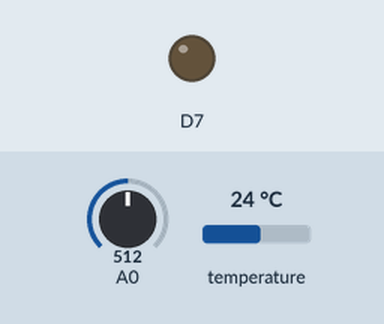
A sketch run on a simulated Arduino MKR. Shown: output pins drawn as LEDs (lit = HIGH). Inputs (shaded band) come from the test bench; at power-on: A0 = 512, temperature 24 °C (analog values on the 0–1023 scale). WiFi joins after 1.5 s; servers stay silent unless stated; the local clock reads 2024-03-15 10:24:30 at power-on unless the sketch sets it; what the sketch prints to the serial monitor is not drawn.

Above: at 12.0 s.
At 28.0 s:
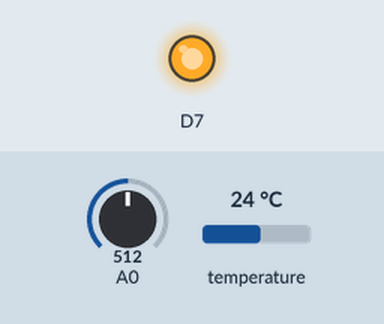
Timing chart, 0 to 31.0 s (numbered marks = the images above):
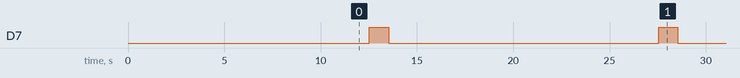

Measured:
- by itself, D7: alternates HIGH for 1.0 s and LOW for 14.0 s

The sketch:

pool_monitor.ino
```cpp
/******************************************************************************/
/* Project:     Pool Monitor                                           	      */
/*                                                                            */
/* FileName:    pool_monitor.ino                                              */
/*                                                                            */
/* Author:      Michael Bester                                                */
/*                                                                            */
/* Overview:    This module contains both the arduino setup() and loop()      */
/*				functions.													  */
/*                                                                            */
/* Notes:                                                                     */
/*                                                                            */
/******************************************************************************/

/****************************** Definitions ***********************************/
//#define NO_COMP									 /* No compensation flag. */
#define ADC_PIN		0					     	/* ADC pin number to read ph. */
#define AVG_COUNT	10					   /* Number of measurements to take. */

/***************************** Include Files **********************************/
#include <WiFiSSLClient.h>
#include <WiFiServer.h>
#include <WiFiClient.h>
#include <WiFi101.h>
#include <WiFiUdp.h>
#include <Wire.h>
#include "temp_sensor.h"
#include "init.h"
#include "adc.h"
#include <RTCZero.h>

/******************************************************************************/
/* Function:    void setup()	                 	                          */
/*                                                                            */
/* Inputs:      None.                                                         */
/*                                                                            */
/* Outputs:     None.                                                         */
/*                                                                            */
/* Description: The setup() function is called when a sketch starts. Use it   */
/*				to initialize variables, pin modes, start using libraries,    */
/*				etc. The setup function will only run once, after each		  */
/*				powerup or reset of the Arduino board.		                  */
/*                                                                            */
/* Author:      Michael Bester                                                */
/*                                                                            */
/* Notes:       This function calls device specific device dependent init	  */
/*				functions.          										  */
/*                                                                            */
/******************************************************************************/
void setup()
{
	Init();									   /* Initialize microcontroller. */
	pinMode(7, OUTPUT);
	digitalWrite(7, LOW);
}

void loop()
{
	uint8_t whole_digit, fraction;
	static char ph_str[32];
	static char temp_str[32];
	static char rssi_str[32];
	static char msg_cnt_str[32];
	static long rssi;
	static float ph;
	static uint16_t raw_adc;
	static float temp_f;
	static float temp_c;
	static uint32_t cycle_count = 0;


	if (cycle_count % 12 == 0)
	{
		temp_f = Read_Temperature();
		temp_c = (5.0 / 9.0)*(temp_f - 32.0);

		digitalWrite(7, HIGH);
		delay(1000);
		raw_adc = ADC_Get_Measurement(ADC_PIN, AVG_COUNT);
		digitalWrite(7, LOW);

		ph = 7.0 - ((2.5 - (float)((raw_adc / 1024.0)*3.3)) / (0.257179 + (0.000941468*temp_c)));

#ifdef DEBUG
		rssi = WiFi.RSSI();										 /* Get the RSSI. */
		sprintf(rssi_str, "RSSI Value: %d\n", rssi);
#endif

		temp_f = Read_Temperature();						 /* Read temperature. */
		temp_f *= 10;
		temp_c *= 10;

		whole_digit = (int)temp_c / 10;				/* Create temperature string. */
		fraction = temp_c - (float)(whole_digit * 10.0);
		sprintf(temp_str, "Temperature: %d.%dC\n", whole_digit, fraction);

		ph = ph * 10;										 /* Create PH string. */
		whole_digit = (int)ph / 10;
		fraction = ph - (float)(whole_digit * 10);
		sprintf(ph_str, "PH:  %d.%d\n", whole_digit, fraction);
	}

	cycle_count++;

#ifdef DEBUG
	sprintf(msg_cnt_str, "Message Count: %d\n", cycle_count);
#endif

	Udp.beginPacket((const char*)"255.255.255.255", UDP_PORT);
	Udp.write(ph_str);							/* Send data out the network. */
	Udp.write(temp_str);

#ifdef DEBUG
	Udp.write(rssi_str);
	Udp.write(msg_cnt_str);
#endif

	Udp.endPacket();
	delay(1000);

#ifdef DEBUG
	Serial.print(ph_str);
	Serial.print(temp_str);
	Serial.print(rssi_str);
	Serial.print(msg_cnt_str);
#endif

	rtc.setTime(0, 0, 0);
	rtc.enableAlarm(rtc.MATCH_SS);
	rtc.standbyMode();
}

void alarmMatch(void)
{

}
```

adc.cpp
```cpp
/******************************************************************************/
/* Project:     Pool Monitor                                           	      */
/*                                                                            */
/* FileName:    adc.cpp			                                              */
/*                                                                            */
/* Author:      Michael Bester                                                */
/*                                                                            */
/* Overview:    This module contains the analog to digital converter code.    */
/*				functions.													  */
/*                                                                            */
/* Notes:                                                                     */
/*                                                                            */
/******************************************************************************/

/***************************** Include Files **********************************/
#include <wiring_analog.h>
#include "adc.h"

/******************************************************************************/
/* Function:    uint16_t ADC_Get_Measurement(uint8_t pin, uint16_t avg_cnt)   */
/*                                                                            */
/* Inputs:      pin:		Analog pin to take reading.                       */
/*				avg_cnt:	Number of samples to average.					  */
/*                                                                            */
/* Outputs:     Computed AtoD average read value.                             */
/*                                                                            */
/* Description: This function will average a given number of atod samples and */
/*				return it's result.											  */
/*                                                                            */
/* Author:      Michael Bester                                                */
/*                                                                            */
/* Notes:																	  */
/*                                                                            */
/******************************************************************************/
uint16_t ADC_Get_Measurement(uint8_t pin, uint16_t avg_cnt)
{
	uint32_t val = 0;
	uint16_t i, result;

	for (i = 0; i < avg_cnt; i++)    /* Get specified number of measurements. */
	{
		val += analogRead(pin);	      /* Get ADC measurement of selected pin. */
	}

	result = (val / avg_cnt);					    /* Compute average value. */

	return (result);
}
```

adc.h
```cpp
/******************************************************************************/
/* Project:     Pool Monitor                                                  */
/*                                                                            */
/* FileName:    adc.h         					                              */
/*                                                                            */
/* Author:      Michael Bester                                                */
/*                                                                            */
/* Overview:    This module contains the function proto-types, global vars,   */
/*              and definitions used in the adc.c module.                     */
/*                                                                            */
/* Notes:                                                                     */
/*                                                                            */
/******************************************************************************/
#ifndef _ADC_
#define _ADC_

/*************************** Function Proto-types *****************************/
uint16_t ADC_Get_Measurement(uint8_t chan, uint16_t avg_cnt);

#endif
```

init.h
```cpp
/******************************************************************************/
/* Project:     Pool Monitor                                                  */
/*                                                                            */
/* FileName:    init.h         					                              */
/*                                                                            */
/* Author:      Michael Bester                                                */
/*                                                                            */
/* Overview:    This module contains the function proto-types, global vars,   */
/*              and definitions used in the init.c module.                    */
/*                                                                            */
/* Notes:                                                                     */
/*                                                                            */
/******************************************************************************/
#ifndef _INIT_
#define _INIT_

#include <WiFiUdp.h>
#include "OneWire.h"
#include <RTCZero.h>

/****************************** External Variables ****************************/
extern WiFiUDP Udp;
extern OneWire temp_sensor;
extern uint8_t temp_sensor_addr[8];
extern RTCZero rtc;

/******************************** Definitions *********************************/
#define WIFI_SSID				"belkin.cac"
#define WIFI_PASSWORD			"9e2b49cc"
#define UDP_PORT				2390

/*************************** Function Proto-types *****************************/
void Init(void);
void Init_Wifi(void);
void Init_UDP(void);
void Init_Temp_Sensor(void);
void Init_RTC(void);

#endif
```

temp_sensor.h
```cpp
/******************************************************************************/
/* Project:     Pool Monitor                                                  */
/*                                                                            */
/* FileName:    temp_sensor.h         					                      */
/*                                                                            */
/* Author:      Michael Bester                                                */
/*                                                                            */
/* Overview:    This module contains the function proto-types, global vars,   */
/*              and definitions used in the temp_sensor.c module.             */
/*                                                                            */
/* Notes:                                                                     */
/*                                                                            */
/******************************************************************************/
#ifndef _TEMP_SENSOR_
#define _TEMP_SENSOR_

/****************************** External Variables ****************************/


/******************************** Definitions *********************************/


/*************************** Function Proto-types *****************************/
float Read_Temperature(void);

#endif


#pragma once
```

temp_sensor.ino
```cpp
/******************************************************************************/
/* Project:     Pool Monitor                                           	      */
/*                                                                            */
/* FileName:    temp_sensor.cpp	                                              */
/*                                                                            */
/* Author:      Michael Bester                                                */
/*                                                                            */
/* Overview:    This module contains temperature sensor code.				  */
/*                                                                            */
/* Notes:                                                                     */
/*                                                                            */
/******************************************************************************/

/***************************** Include Files **********************************/
#include "init.h"
#include "temp_sensor.h"
#include <OneWire.h>

/******************************************************************************/
/* Function:    float Read_Temperature(void)               	                  */
/*                                                                            */
/* Inputs:      None.                                                         */
/*                                                                            */
/* Outputs:     Temperature in F degrees.                                     */
/*                                                                            */
/* Description: This function will read the temperature in F from the Dallas  */
/*				Semiconductor DS18b20 device.								  */
/*                                                                            */
/* Author:      Michael Bester                                                */
/*                                                                            */
/* Notes:		Using digital pin 0 for the one wire interface.			      */
/*                                                                            */
/******************************************************************************/
float Read_Temperature(void)
{
	uint8_t data[12], i;
	int16_t raw_val;
	float temp_f;

	temp_sensor.reset();
	temp_sensor.select(temp_sensor_addr);			   /* Select temp sensor. */
	temp_sensor.write(0x44);							 /* Start conversion. */
	delay(1000);				     /* Wait 1sec for conversion to complete. */

	temp_sensor.reset();
	temp_sensor.select(temp_sensor_addr);			   /* Select temp sensor. */
	temp_sensor.write(0xBE);							    /* Read the data. */

	for (i = 0; i < 9; i++)
	{
		data[i] = temp_sensor.read();	          /* Read one byte at a time. */
	}

	raw_val = data[0] | (data[1] << 8);						 /* 9-bit result. */

	raw_val = (raw_val & ~0x07);
	temp_f = (((float)raw_val / 16.0) * 1.8) + 32;	  /* Compute temperature. */

	return (temp_f);
}
```

wifi_comms.cpp
```cpp

```

Source omitted: init.ino (9626 bytes)
